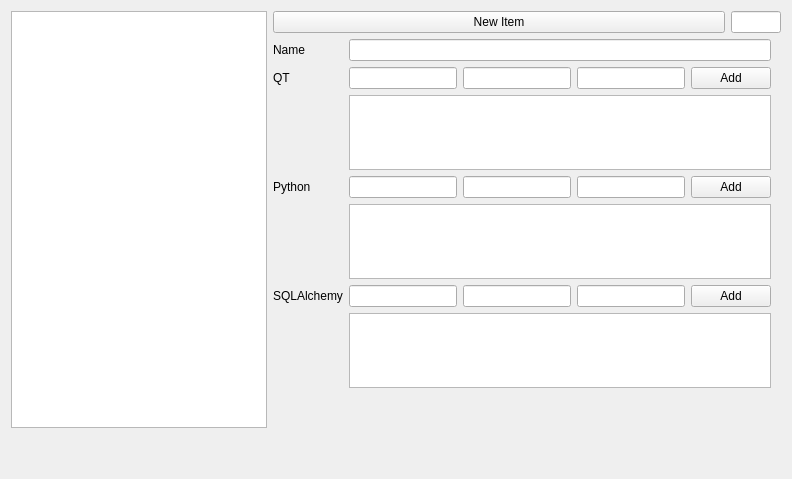
     <widget class="QWidget" name="tab_9">
      <attribute name="title">
       <string>Data Types</string>
      </attribute>
      <layout class="QVBoxLayout" name="verticalLayout_14">
       <item>
        <layout class="QHBoxLayout" name="horizontalLayout_22">
         <property name="topMargin">
          <number>0</number>
         </property>
         <item>
          <widget class="QTableView" name="tblDataTypes"/>
         </item>
         <item>
          <layout class="QVBoxLayout" name="verticalLayout_13">
           <property name="rightMargin">
            <number>0</number>
           </property>
           <item>
            <layout class="QHBoxLayout" name="horizontalLayout_23">
             <property name="topMargin">
              <number>0</number>
             </property>
             <item>
              <widget class="QPushButton" name="cmdDataType">
               <property name="text">
                <string>New Item</string>
               </property>
              </widget>
             </item>
             <item>
              <widget class="QLineEdit" name="txtDataTypeID">
               <property name="maximumSize">
                <size>
                 <width>50</width>
                 <height>16777215</height>
                </size>
               </property>
              </widget>
             </item>
            </layout>
           </item>
           <item>
            <layout class="QFormLayout" name="formLayout_6">
             <property name="rightMargin">
              <number>10</number>
             </property>
             <item row="0" column="0">
              <widget class="QLabel" name="label_52">
               <property name="text">
                <string>Name</string>
               </property>
              </widget>
             </item>
             <item row="0" column="1">
              <widget class="QLineEdit" name="txtDTName"/>
             </item>
             <item row="1" column="0">
              <widget class="QLabel" name="label_61">
               <property name="text">
                <string>QT</string>
               </property>
              </widget>
             </item>
             <item row="3" column="0">
              <widget class="QLabel" name="label_54">
               <property name="text">
                <string>Python</string>
               </property>
              </widget>
             </item>
             <item row="3" column="1">
              <layout class="QHBoxLayout" name="horizontalLayout_26">
               <property name="topMargin">
                <number>0</number>
               </property>
               <item>
                <widget class="QLineEdit" name="txtWGetValue_4"/>
               </item>
               <item>
                <widget class="QLineEdit" name="txtWGetValue_5"/>
               </item>
               <item>
                <widget class="QLineEdit" name="txtWGetValue_6"/>
               </item>
               <item>
                <widget class="QPushButton" name="pushButton_16">
                 <property name="text">
                  <string>Add</string>
                 </property>
                </widget>
               </item>
              </layout>
             </item>
             <item row="4" column="1">
              <widget class="QListView" name="lstSetCommands_2">
               <property name="maximumSize">
                <size>
                 <width>16777215</width>
                 <height>75</height>
                </size>
               </property>
              </widget>
             </item>
             <item row="5" column="0">
              <widget class="QLabel" name="label_55">
               <property name="text">
                <string>SQLAlchemy</string>
               </property>
              </widget>
             </item>
             <item row="5" column="1">
              <layout class="QHBoxLayout" name="horizontalLayout_24">
               <property name="topMargin">
                <number>0</number>
               </property>
               <item>
                <widget class="QLineEdit" name="txtWGetValue_3"/>
               </item>
               <item>
                <widget class="QLineEdit" name="txtWGetValue_7"/>
               </item>
               <item>
                <widget class="QLineEdit" name="txtWGetValue_16"/>
               </item>
               <item>
                <widget class="QPushButton" name="pushButton_14">
                 <property name="text">
                  <string>Add</string>
                 </property>
                </widget>
               </item>
              </layout>
             </item>
             <item row="6" column="1">
              <widget class="QListView" name="lstGetCommands_2">
               <property name="maximumSize">
                <size>
                 <width>16777215</width>
                 <height>75</height>
                </size>
               </property>
              </widget>
             </item>
             <item row="1" column="1">
              <layout class="QHBoxLayout" name="horizontalLayout_28">
               <property name="topMargin">
                <number>0</number>
               </property>
               <item>
                <widget class="QLineEdit" name="txtWGetValue_13"/>
               </item>
               <item>
                <widget class="QLineEdit" name="txtWGetValue_14"/>
               </item>
               <item>
                <widget class="QLineEdit" name="txtWGetValue_15"/>
               </item>
               <item>
                <widget class="QPushButton" name="pushButton_18">
                 <property name="text">
                  <string>Add</string>
                 </property>
                </widget>
               </item>
              </layout>
             </item>
             <item row="2" column="1">
              <widget class="QListView" name="lstSetCommands_4">
               <property name="maximumSize">
                <size>
                 <width>16777215</width>
                 <height>75</height>
                </size>
               </property>
              </widget>
             </item>
            </layout>
           </item>
           <item>
            <spacer name="verticalSpacer_7">
             <property name="orientation">
              <enum>Qt::Vertical</enum>
             </property>
             <property name="sizeHint" stdset="0">
              <size>
               <width>20</width>
               <height>40</height>
              </size>
             </property>
            </spacer>
           </item>
          </layout>
         </item>
        </layout>
       </item>
       <item>
        <spacer name="verticalSpacer_8">
         <property name="orientation">
          <enum>Qt::Vertical</enum>
         </property>
         <property name="sizeHint" stdset="0">
          <size>
           <width>20</width>
           <height>40</height>
          </size>
         </property>
        </spacer>
       </item>
      </layout>
     </widget>
